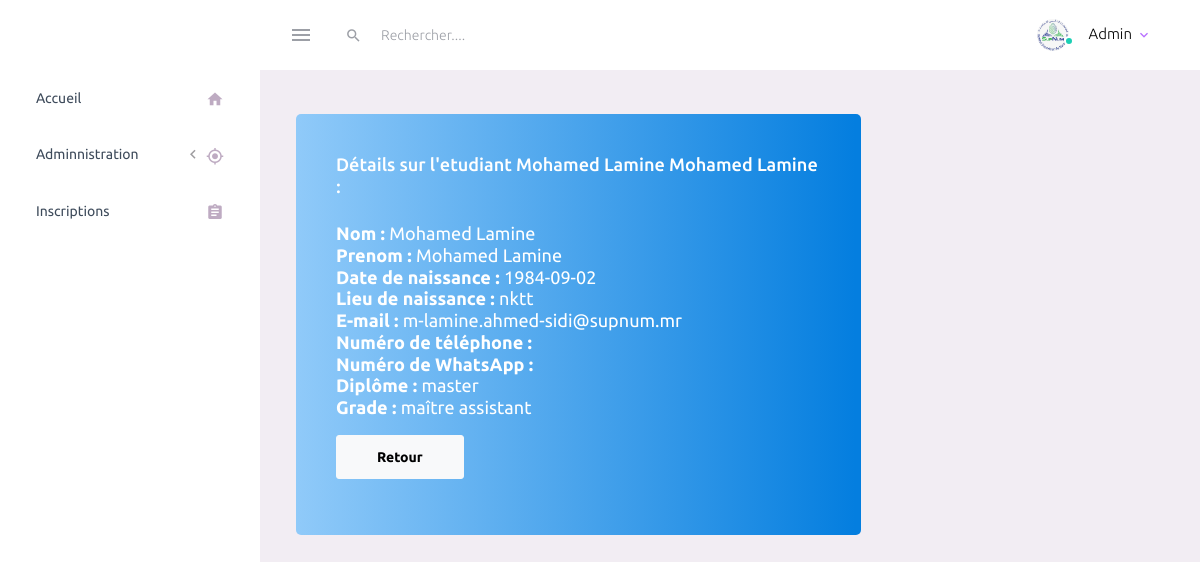
The page /admin/detail_enseignant.php?id_ens=66 (signed in) on the database as committed earlier.
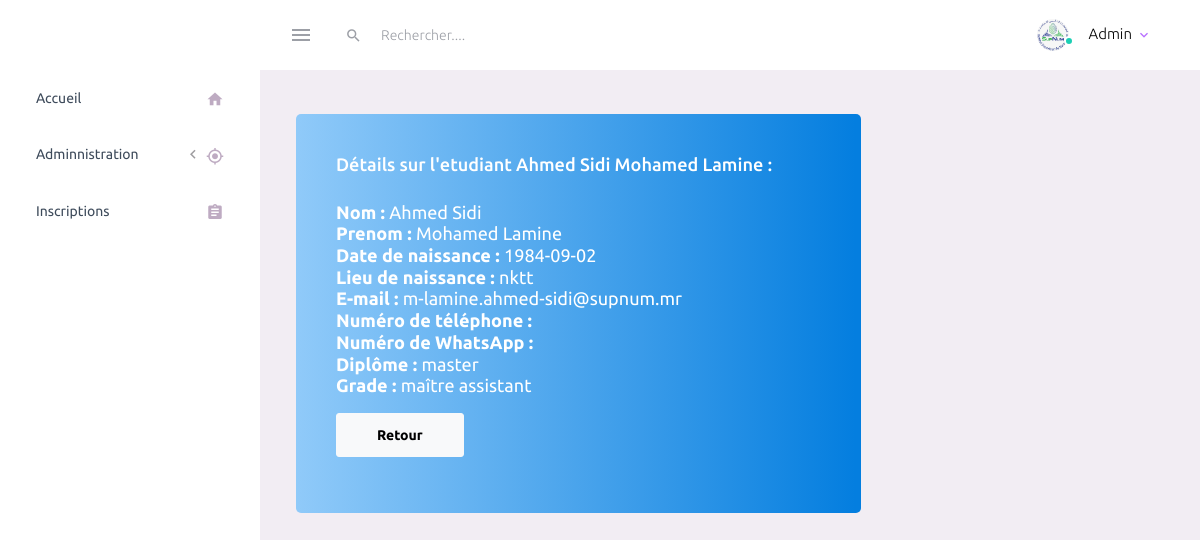
The same page on the database as committed later.
### tables this page shows
CREATE TABLE `enseignant` (
`id_ens` int(10) PRIMARY KEY AUTO_INCREMENT ,
`nom` varchar(60) DEFAULT NULL,
`prenom` varchar(60) DEFAULT NULL,
`Date_naiss` date DEFAULT NULL,
`lieu_naiss` varchar(30) DEFAULT NULL,
`email` varchar(100) DEFAULT NULL,
`num_tel` int(20) DEFAULT NULL,
`num_whatsapp` int(20) DEFAULT NULL,
`diplome` varchar(20) DEFAULT NULL,
`grade` varchar(20) DEFAULT NULL,
`id_role` int(11) NOT NULL,
FOREIGN KEY (id_role) REFERENCES role(id_role)

);

### admin/detail_enseignant.php (the view, shortened to what this page needs)
<?php
include "nav_bar.php";
include_once "../connexion.php";
$id_ens = $_GET['id_ens'];
$req_detail = "SELECT * FROM enseignant WHERE id_ens = $id_ens";
$req = mysqli_query($conn , $req_detail);
while($row=mysqli_fetch_assoc($req)){
?>
<div class="main-panel">
    <div class="content-wrapper">
    <div class="row">
            <div class="col-md-8 stretch-card grid-margin">
                <div class="card bg-gradient-info card-img-holder text-white">
                  <div class="card-body">
                    <h4>Détails sur l'etudiant <?= $row['nom']." ".$row['prenom']?> : </h4>
                    <br>
                    <h4 class="font-weight-normal mb-3">
                    <?php echo "<strong class='font-weight-bold'>Nom : </strong>". $row['nom']; ?><br>
                    <?php echo " <strong class='font-weight-bold'>Prenom : </strong>" . $row['prenom']; ?>
                    <br><?php echo "<strong class='font-weight-bold'>Date de naissance : </strong>".$row['Date_naiss']; ?><br>
                    <?php echo "<strong class='font-weight-bold'>Lieu de naissance : </strong>". $row['lieu_naiss']; ?><br>
                    <?php echo "<strong class='font-weight-bold'>E-mail : </strong>".$row['email']; ?><br>
                    <?php echo "<strong class='font-weight-bold'>Numéro de téléphone : </strong>".$row['num_tel']; ?><br>
                    <?php echo "<strong class='font-weight-bold'>Numéro de WhatsApp : </strong>".$row['num_whatsapp']; ?><br>
                    <?php echo "<strong class='font-weight-bold'>Diplôme : </strong>".$row['diplome']; ?><br>
                    <?php echo "<strong class='font-weight-bold'>Grade : </strong>".$row['grade']; ?><br>
                    </h4>
                    <p>
                    <a href="etudiant.php" class="btn btn-light" >Retour</a>
                    </p>
                  </div>
                </div>
              </div>
            </div>
        </div>
    </div>
</div>
<?php
}
?>

Rows that differ between the two databases and show on the page:
changed enseignant "Mohamed Lamine": nom "Mohamed Lamine" → "Ahmed Sidi"
